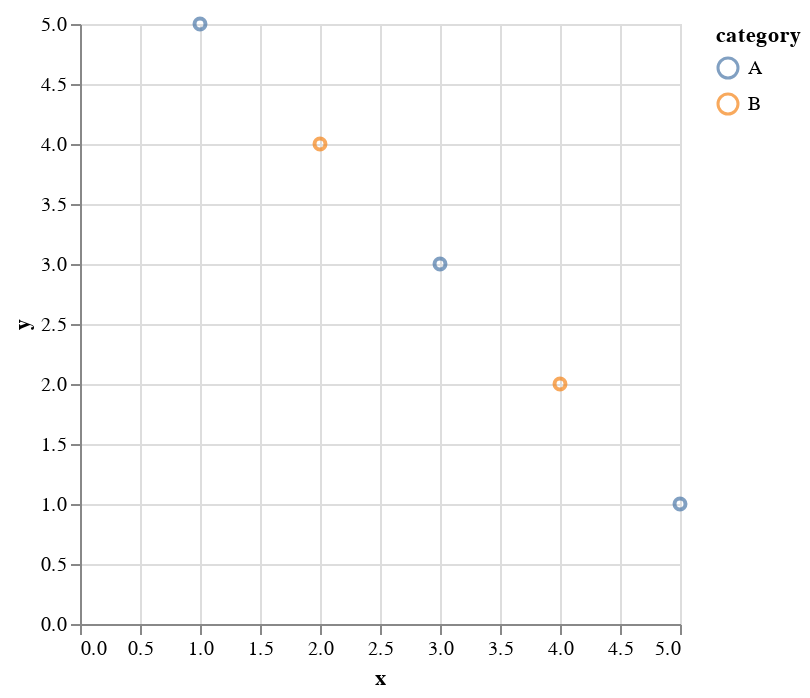

Here is the notebook cell this chart was saved with:
### Markdown cell above
In Example 1, we see a simple scatter plot where the `x` and `y` encoding channels map data variables to the x and y positions of points.

### Code cell
# Example 2: Color Encoding
color_chart = alt.Chart(data).mark_point().encode(
    x='x',
    y='y',
    color='category'
)
color_chart.display()

### Figure 1 — Vega-Lite specification as saved in the notebook (floating-point values rounded to 4 significant figures)
{"config": {"view": {"continuousWidth": 300, "continuousHeight": 300}}, "data": {"name": "data-9775ce51dc8cbeb613ef0a775a16d561"}, "mark": {"type": "point"}, "encoding": {"color": {"field": "category", "type": "nominal"}, "x": {"field": "x", "type": "quantitative"}, "y": {"field": "y", "type": "quantitative"}}, "$schema": "https://vega.github.io/schema/vega-lite/v5.15.1.json", "datasets": {"data-9775ce51dc8cbeb613ef0a775a16d561": [{"x": 1, "y": 5, "category": "A"}, {"x": 2, "y": 4, "category": "B"}, {"x": 3, "y": 3, "category": "A"}, {"x": 4, "y": 2, "category": "B"}, {"x": 5, "y": 1, "category": "A"}]}}
